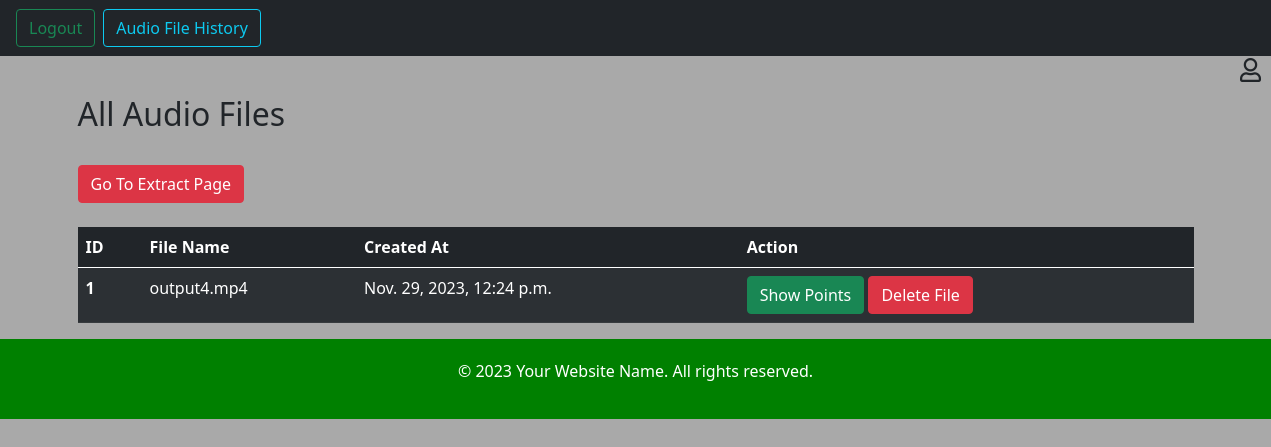
Page /audio_files/ (signed in) on the committed database.
### myapp/models.py (models this page shows)
class Audio_File_Data(models.Model):
    file_name = models.CharField(max_length=100, blank=True, null=True)
    main_points = models.TextField(blank=True, null=True)
    created_at = models.DateTimeField(auto_now_add=True, blank=True, null=True)
    user = models.ForeignKey(User, on_delete=models.CASCADE)

### myapp/views.py (the view)
# urls.py: path('audio_files/', all_files, name='audio_files'),
@login_required
def all_files(request):
    all_files = Audio_File_Data.objects.filter(user=request.user)
    return render(request, 'all_files.html', {'all_files':all_files})

### myapp/templates/all_files.html (shortened to what this page needs)
<!DOCTYPE html>
<html lang="en">
<head>
    <link href="https://cdn.jsdelivr.net/npm/bootstrap@5.0.2/dist/css/bootstrap.min.css" rel="stylesheet"
>
    <link rel="stylesheet" href="https://cdnjs.cloudflare.com/ajax/libs/font-awesome/5.15.3/css/all.min.css">
</head>
<body>
  <nav class="navbar navbar-expand-sm navbar-dark bg-dark">
    <ul class="nav justify-content-end">
      <li class="nav-item"><a href="{% url 'logout' %}" class="btn btn-outline-success me-2">Logout</a></li>
      <li class="nav-item"><a href="{% url 'audio_files' %}" class="btn btn-outline-info me-2">Audio File History</a></li>
    </ul>
  </nav>
  {% if user.is_authenticated %}
            <h4><span class="fa-dark fab far fa-user"></span></h4>
    {% endif %}
    <div class="container">
        <h2 id="file-table">All Audio Files</h2><br>
        <a href="{% url 'extract_points' %}" class="btn btn-danger mybtn">Go To Extract Page</a><br><br>
        <table class="table table-dark table-striped">
            <thead>
              <tr>
                <th scope="col">ID</th>
                <th scope="col">File Name</th>
                <th scope="col">Created At</th>
                <th scope="col">Action</th>
              </tr>
            </thead>
                  {% for file in all_files %}
            <tbody>
              <tr>
                <th scope="row">{{file.id}}</th>
                <td>{{file.file_name}}</td>
                <td>{{file.created_at}}</td>
                <td>
                    <a href="{% url 'show_points' file.id %}" class="btn btn-success myButton">Show Points</a>
                    <a href="{% url 'delete_file' file.id %}" class="btn btn-danger myButton">Delete File</a>
                </td>
              </tr>
              {% endfor %}
            </tbody>
          </table>
    </div>
    <footer>
      <p>&copy; 2023 Your Website Name. All rights reserved.</p>
  </footer>
</body>
</html>

### myapp/templates/all_files.html (style rules this page uses)
body { background-color: darkgray; }
#file-table { margin-top: 10px; }
span { margin-left: 1240px; }
footer { background-color: green; color: #fff; padding: 20px; text-align: center; }

### rows in the picture
Audio_File_Data: id "1", file_name "output4.mp4", created_at "Nov. 29, 2023, 12:24 p.m."
